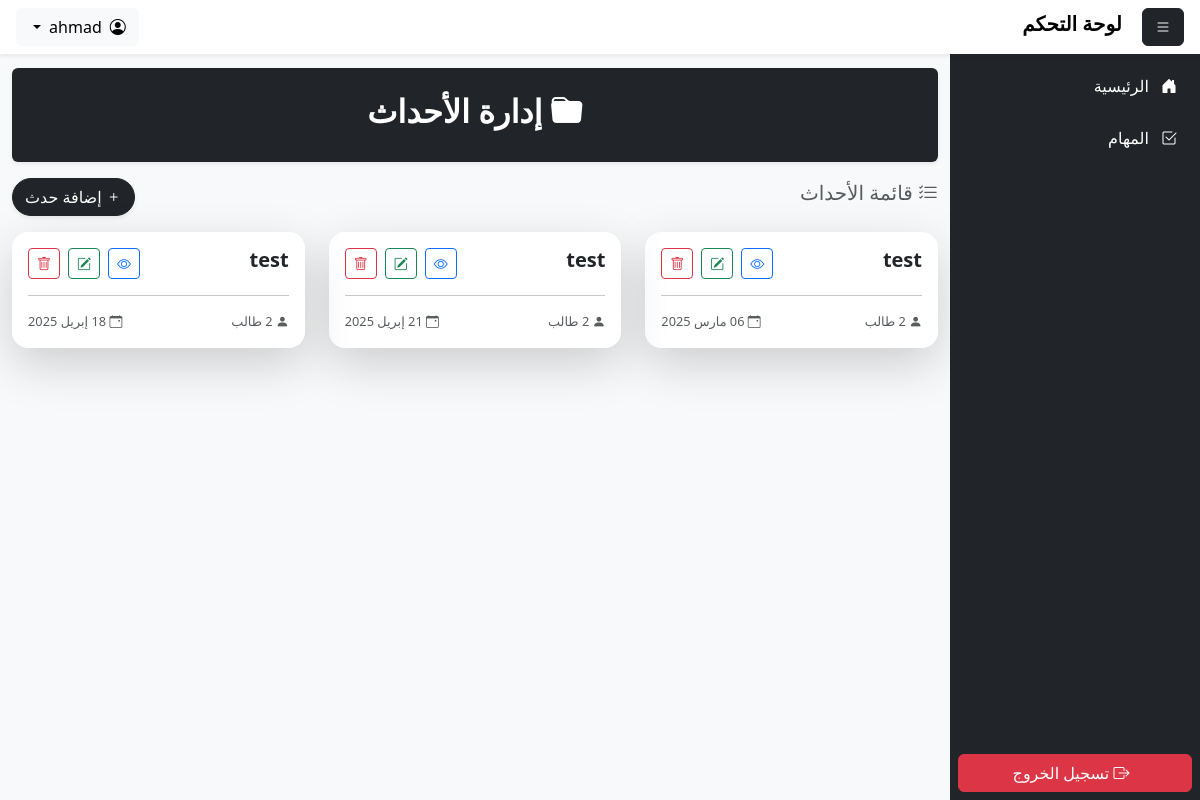
The app's page /events/ (signed in) with its own data.
### tasks/models.py (models this page shows, shortened)
class User(AbstractUser):
    ROLE_CHOICES = [
        ('admin', 'مسؤول'),
        ('student', 'طالب'),
        ('guardian', 'ولي أمر'),
    ]
    full_name = models.CharField(max_length=255, verbose_name="الاسم الكامل")
    role = models.CharField(max_length=10, choices=ROLE_CHOICES, verbose_name="نوع الحساب")
    USERNAME_FIELD = "username"
    REQUIRED_FIELDS = ["full_name", "role"]
    def is_admin(self):
        return self.role == "admin"

class Event(models.Model):
    name = models.CharField(max_length=255, verbose_name="اسم الحدث")
    description = models.TextField(blank=True, null=True, verbose_name="وصف الحدث")
    event_date = models.DateField(verbose_name="تاريخ الحدث")
    students = models.ManyToManyField(StudentProfile, related_name="events", verbose_name="الطلاب المشاركون", blank=True)
    created_by = models.ForeignKey(User, on_delete=models.SET_NULL, null=True, verbose_name='منشئ المشروع')
    def student_count(self):
        return self.students.count()

### tasks/views.py (the view)
# urls.py: path('events/', views.EventListView.as_view(), name='event_list'),
class EventListView(LoginRequiredMixin, ListView):
    model = Event
    template_name = 'events/list.html'
    context_object_name = 'events'

### tasks/templates/events/list.html (shortened to what this page needs)
{% extends 'base.html' %}
{% block content %}
<div class="container my-3">
    <div class="row">
        <div class="col-12">
            <div class="bg-dark text-white text-center p-4 rounded shadow-sm">
                <h2 class="fw-bold"><i class="bi bi-folder-fill"></i> إدارة الأحداث</h2>
            </div>
        </div>
    </div>
    <div class="d-flex flex-column flex-md-row justify-content-between align-items-center my-3">
        <h5 class="text-muted"><i class="bi bi-list-check"></i> قائمة الأحداث</h5>
        <a href="{% url 'event_create' %}" class="btn btn-dark rounded-pill shadow-sm">
            <i class="bi bi-plus"></i> إضافة حدث
        </a>
    </div>
    <div class="row b-g-white my-3">
        {% for event in events %}
            <div class="col-lg-4 col-md-6 col-sm-12">
                <div class="card border-0 shadow-lg rounded-4 mb-3">
                    <div class="card-body pb-0">
                        <div class="d-flex justify-content-end gap-2">
                            <h5 class="mb-0 fw-bold w-100 ">{{ event.name }}</h5>
                            <a href="{% url 'event_detail' event.pk %}" class="btn btn-outline-primary btn-sm">
                                <i class="bi bi-eye"></i>
                            </a>
                            <a href="{% url 'event_update' event.pk %}" class="btn btn-outline-success btn-sm">
                                <i class="bi bi-pencil-square"></i>
                            </a>
                            <form method="POST" action="{% url 'event_delete' event.pk %}" class="d-inline">
                                <button type="submit" class="btn btn-outline-danger btn-sm" onclick="return confirm('هل أنت متأكد من حذف هذا الحدث؟')">
                                    <i class="bi bi-trash"></i>
                                </button>
                            </form>
                        </div>
                        <hr>
                        <div class="d-flex justify-content-between gap-2">
                            <p class="text-muted" style="font-size: .8rem;"><i class="bi bi-person-fill"></i> {{ event.student_count }} طالب</p>
                            <p class="text-muted" style="font-size: .8rem;"><i class="bi bi-calendar-event"></i> {{ event.event_date|date:"d M Y" }}</p>
                        </div>
                    </div>
                </div>
            </div>
        {% empty %}
            <div class="col-12 text-center">
                <p class="text-muted">🚀 لا يوجد أحداث حتى الآن.</p>
            </div>
        {% endfor %}
    </div>
</div>
{% endblock %}

### tasks/templates/includes/header.html (shortened to what this page needs)
<header class="header navbar navbar-expand-md navbar-light bg-white shadow-sm">
    <div class="d-flex w-100 px-3 justify-content-between align-items-center">
        <div>
            <button class="btn btn-dark" onclick="toggleSidebar()">
                <i class="bi bi-list"></i>
            </button>
            <a href="{% url 'index' %}" class="navbar-brand fw-bold">
                لوحة التحكم
            </a>
        </div>
        <div class="dropdown">
            <button class="btn btn-light dropdown-toggle d-flex align-items-center" id="userMenuButton" data-bs-toggle="dropdown" aria-expanded="false">
                <div><i class="bi bi-person-circle"></i></div>
                <span class="d-none d-md-inline mx-2"> {{ user.username }} </span>
            </button>
        </div>
    </div>
</header>

### static/css/styles.css (style rules this page uses)
body { margin: 0; font-size: 1rem; font-weight: 400; line-height: 1.5; color: rgb(33, 37, 41); text-align: right; background-color: #fff; visibility: visible; opacity: 1; transition: opacity 0.3s ease-in-out; }
.header { position: fixed; top: 0px; width: 100%; z-index: 1000; }

### records on screen
User: username "ahmad"
Event: name "test", event_date "06 مارس 2025"
Event: name "test", event_date "21 إبريل 2025"
Event: name "test", student_count "2", event_date "18 إبريل 2025"
